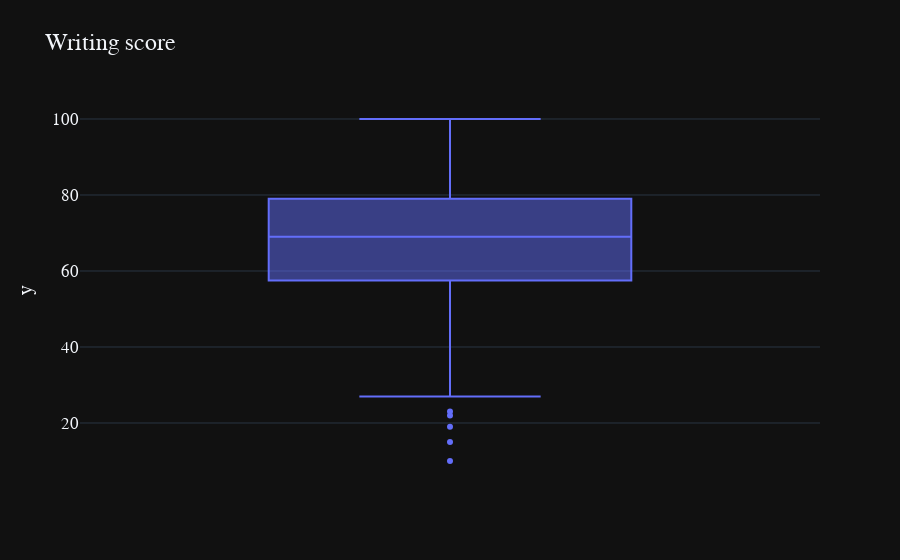

Notebook cell for this chart:
### Code cell
group_labels = ['writing score']
fig1 = px.box(y=df['writing score'],template= 'plotly_dark', title = 'Writing score')
fig1.update_layout(font = dict(size=17,family="Franklin Gothic"))
fig1.show()

### Figure 1 — Plotly figure (JSON) as saved in the notebook; plotly's stock layout.template omitted (floating-point values rounded to 4 significant figures; data arrays with more than 128 entries replaced by an {"elided": "..."} marker saying what was removed)
{"data": [{"alignmentgroup": "True", "hovertemplate": "y=%{y}<extra></extra>", "legendgroup": "", "marker": {"color": "#636efa"}, "name": "", "notched": false, "offsetgroup": "", "orientation": "v", "showlegend": false, "type": "box", "x0": " ", "xaxis": "x", "y": {"elided": "1000 int values"}, "y0": " ", "yaxis": "y"}], "layout": {"boxmode": "group", "font": {"family": "Franklin Gothic", "size": 17}, "legend": {"tracegroupgap": 0}, "title": {"text": "Writing score"}, "xaxis": {"anchor": "y", "domain": [0, 1]}, "yaxis": {"anchor": "x", "domain": [0, 1], "title": {"text": "y"}}}}
